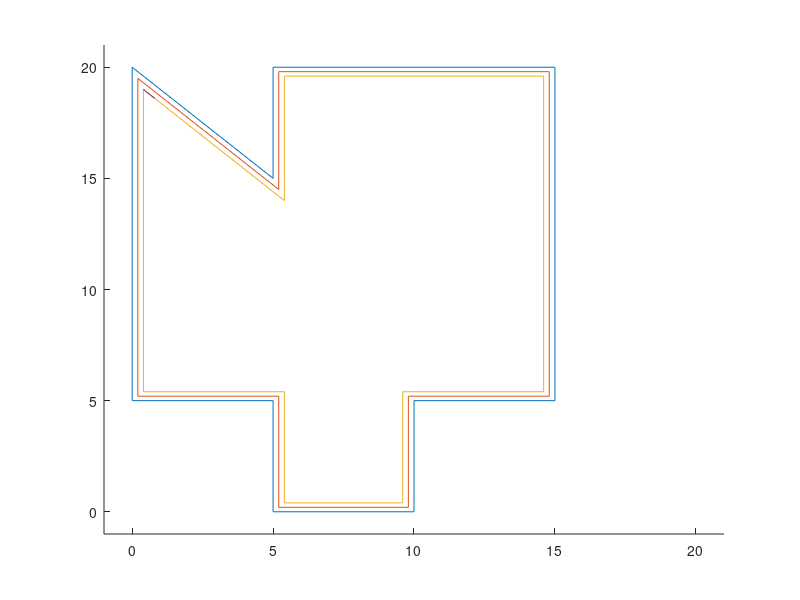

This figure's MATLAB source:
clear
clc

%% Initialization




%% Test Initial Shape
clear
clc
close all

x = [0 0 5 5 15 15 10 10 5 5 0];
y = [5 20 15 20 20 5 5 0 0 5 5];
x2 = [0.2 0.2 5.2 5.2 14.8 14.8 9.8 9.8 5.2 5.2 0.2];
y2 = [5.2 19.5 14.5 19.8 19.8 5.2 5.2 0.2 0.2 5.2 5.2];
x3 = [0.4 0.4 5.4 5.4 14.6 14.6 9.6 9.6 5.4 5.4 0.4];
y3 = [5.4 19 14 19.6 19.6 5.4 5.4 0.4 0.4 5.4 5.4];
len = length(x);
x2store = [];
y2store = [];

% for i = 1:len
%     xcomp = x(i);
%     ycomp = y(i);
%     nozzle = 0.2;
% 
%     if xcomp - nozzle < min(x)
%         x2comp = xcomp + nozzle;
%     elseif xcomp + nozzle > max(x)
%         x2comp = xcomp - nozzle;
%     else
%         x2comp = xcomp + nozzle;
%     end
%     
%     if ycomp - nozzle < min(y)
%         y2comp = ycomp + nozzle;
%     elseif ycomp + nozzle > max(y)
%         y2comp = ycomp - nozzle;
%     else
%         y2comp = ycomp + nozzle;
%     end
% x2store = [x2store x2comp];
% y2store = [y2store y2comp];
% end
pstore = [];

for n = 1:10
    if x(n+1)-x(n) == 0
        p = 1;
    end
    p = polyfit([x(n+1) x(n)],[y(n+1) y(n)],1);
    pstore = [pstore ; p]
end

% for k = 0.2:0.2:50
%     infill = -x + k
%     func1 =




zstore = [];
mult = 0;
for i = 0.2:0.2:10
    mult = 1 + mult;
    z = [];
    for j = 1:len
        zcomp = 0.2*mult;
        z = [z zcomp];
    end
zstore = [zstore ; z];
end

% figure
% plot3(x,y,zstore,x2,y2,zstore,x3,y3,zstore)
% xlim([-1 21])
% ylim([-1 21])
% zlim([0 11])

figure
hold on
plot(x,y)
plot(x2,y2)
plot(x3,y3)
%plot(xref,yref)
xlim([-1 21])
ylim([-1 21])


% xvec = min(x2):0.2:max(x2)
% yvec = min(y2):0.2:max(y2)
% figure
% hold on
% for i = 1:73
%     plot(xvec(i+1),yvec(i+1),xvec(i),yvec(i))
% end

vec1 = linspace(0.4,5.4,round(5/0.4));%[0.4:0.4:5.4];
vec2 = linspace(5.4,10.4,round(5/0.4));%[5.4:0.4:10.4];

vec3 = linspace(5.4,9.6,round((9.6-5.4)/0.4));%[5.4:0.4:9.6];
vec4 = linspace(0.4,5.4,round((5.4-0.4)/0.4));%[0.4:0.4:5.4];

% vec5 = [5.4:0.4:9.6];
% vec6 = [0.4:0.4:5.6];
% 
% for i = 1:length(vec1)-1
%     plot([vec1(i+1) vec1(1)],[vec2(1) vec2(i+1)])
% end
% 
% for i = 1:length(vec3)-1
%     plot([vec3(i+1) vec3(1)],[vec4(1) vec4(i+1)])
% end
% 
% for i = 1:length(vec5)-1
%     plot([vec5(i+1) vec5(1)],[vec6(1) vec6(i+1)])
% end
% % plot([0.4 0.2],[5.2 5.4])
% 
% startx = 0.8;
% starty = 5.8;

% vec1 = [0.4:0.4:5.4];
% m = (14-19)/(5.4-0.4)
% b = 40;
% vec2 = m.*vec1 +b;

x1y1 = [0.4 19];
x2y2 = [5.4 14];
v = x2y2 - x1y1
n = sqrt((5.4-0.4)^2+(14-19)^2)
u = v/n

p1 = [0.4 19] + 0.565685*[u(1) u(2)]
plot([x1y1(1) p1(1)],[x1y1(2) p1(2)])

% for i= 1:length(vec1)-1
%     plot([vec1(i+1) vec1(1)],[vec1(1) vec1(i+1)])
% end
